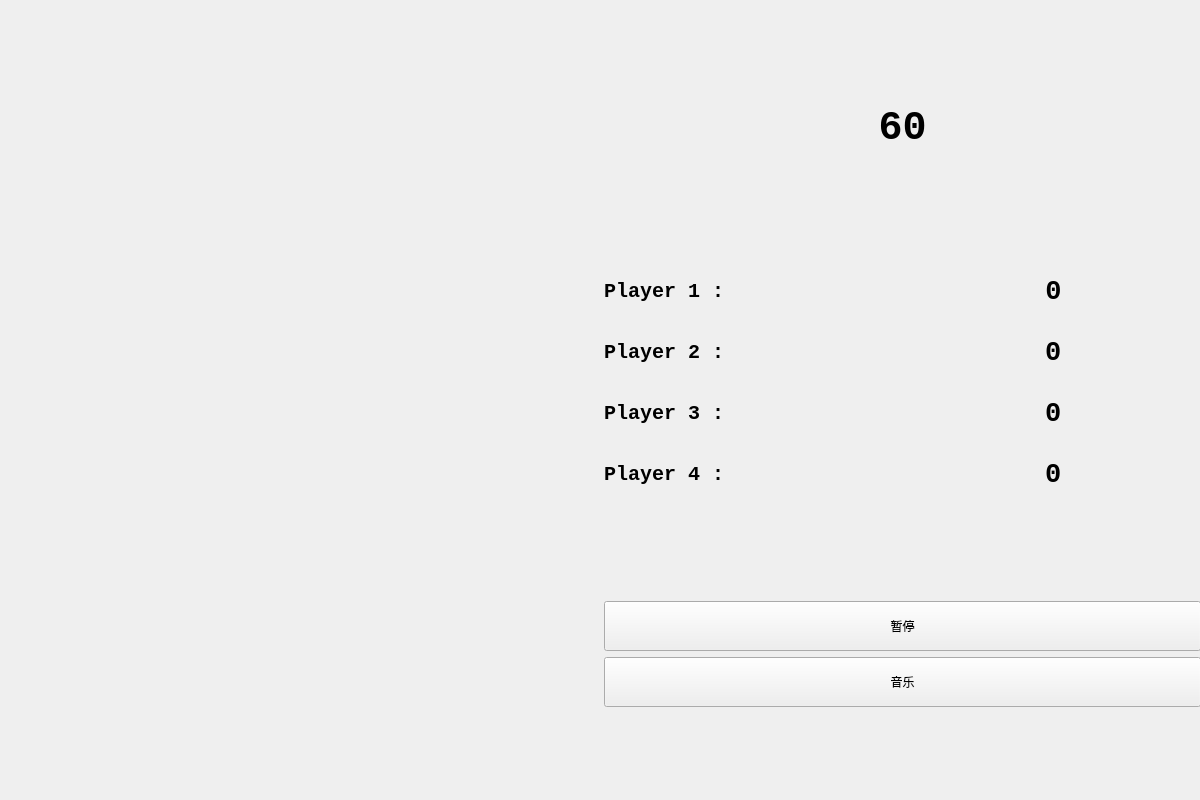
<?xml version="1.0" encoding="UTF-8"?>
<ui version="4.0">
 <class>MainWindow</class>
 <widget class="QMainWindow" name="MainWindow">
  <property name="geometry">
   <rect>
    <x>0</x>
    <y>0</y>
    <width>1200</width>
    <height>800</height>
   </rect>
  </property>
  <property name="windowTitle">
   <string>MainWindow</string>
  </property>
  <widget class="QWidget" name="centralwidget">
   <widget class="QWidget" name="horizontalLayoutWidget_3">
    <property name="geometry">
     <rect>
      <x>0</x>
      <y>0</y>
      <width>1201</width>
      <height>801</height>
     </rect>
    </property>
    <layout class="QHBoxLayout" name="horizontalLayout_0">
     <item>
      <widget class="GameMap" name="widgetGameMap" native="true"/>
     </item>
     <item>
      <layout class="QVBoxLayout" name="verticalLayout">
       <item>
        <spacer name="verticalSpacer">
         <property name="orientation">
          <enum>Qt::Vertical</enum>
         </property>
         <property name="sizeHint" stdset="0">
          <size>
           <width>20</width>
           <height>40</height>
          </size>
         </property>
        </spacer>
       </item>
       <item>
        <widget class="QLabel" name="clock">
         <property name="enabled">
          <bool>true</bool>
         </property>
         <property name="minimumSize">
          <size>
           <width>0</width>
           <height>70</height>
          </size>
         </property>
         <property name="font">
          <font>
           <family>Consolas</family>
           <pointsize>30</pointsize>
           <bold>true</bold>
          </font>
         </property>
         <property name="text">
          <string>&lt;html&gt;&lt;head/&gt;&lt;body&gt;&lt;p align=&quot;center&quot;&gt;60&lt;/p&gt;&lt;/body&gt;&lt;/html&gt;</string>
         </property>
        </widget>
       </item>
       <item>
        <spacer name="verticalSpacer_3">
         <property name="orientation">
          <enum>Qt::Vertical</enum>
         </property>
         <property name="sizeHint" stdset="0">
          <size>
           <width>20</width>
           <height>40</height>
          </size>
         </property>
        </spacer>
       </item>
       <item>
        <layout class="QHBoxLayout" name="horizontalLayout_1">
         <item>
          <widget class="QLabel" name="labelPlayer1">
           <property name="minimumSize">
            <size>
             <width>0</width>
             <height>55</height>
            </size>
           </property>
           <property name="maximumSize">
            <size>
             <width>16777215</width>
             <height>16777215</height>
            </size>
           </property>
           <property name="font">
            <font>
             <family>Consolas</family>
             <pointsize>15</pointsize>
             <bold>true</bold>
            </font>
           </property>
           <property name="text">
            <string>Player 1 :</string>
           </property>
          </widget>
         </item>
         <item>
          <widget class="QLabel" name="labelScore1">
           <property name="enabled">
            <bool>true</bool>
           </property>
           <property name="minimumSize">
            <size>
             <width>0</width>
             <height>55</height>
            </size>
           </property>
           <property name="font">
            <font>
             <family>Consolas</family>
             <pointsize>20</pointsize>
             <bold>true</bold>
            </font>
           </property>
           <property name="text">
            <string>0</string>
           </property>
           <property name="alignment">
            <set>Qt::AlignCenter</set>
           </property>
          </widget>
         </item>
        </layout>
       </item>
       <item>
        <layout class="QHBoxLayout" name="horizontalLayout_2">
         <item>
          <widget class="QLabel" name="labelPlayer2">
           <property name="minimumSize">
            <size>
             <width>0</width>
             <height>55</height>
            </size>
           </property>
           <property name="font">
            <font>
             <family>Consolas</family>
             <pointsize>15</pointsize>
             <bold>true</bold>
            </font>
           </property>
           <property name="text">
            <string>Player 2 :</string>
           </property>
          </widget>
         </item>
         <item alignment="Qt::AlignHCenter">
          <widget class="QLabel" name="labelScore2">
           <property name="minimumSize">
            <size>
             <width>0</width>
             <height>55</height>
            </size>
           </property>
           <property name="font">
            <font>
             <family>Consolas</family>
             <pointsize>20</pointsize>
             <bold>true</bold>
            </font>
           </property>
           <property name="text">
            <string>0</string>
           </property>
          </widget>
         </item>
        </layout>
       </item>
       <item>
        <layout class="QHBoxLayout" name="horizontalLayout_3">
         <item>
          <widget class="QLabel" name="labelPlayer3">
           <property name="minimumSize">
            <size>
             <width>0</width>
             <height>55</height>
            </size>
           </property>
           <property name="font">
            <font>
             <family>Consolas</family>
             <pointsize>15</pointsize>
             <bold>true</bold>
            </font>
           </property>
           <property name="text">
            <string>Player 3 :</string>
           </property>
          </widget>
         </item>
         <item alignment="Qt::AlignHCenter">
          <widget class="QLabel" name="labelScore3">
           <property name="minimumSize">
            <size>
             <width>0</width>
             <height>55</height>
            </size>
           </property>
           <property name="font">
            <font>
             <family>Consolas</family>
             <pointsize>20</pointsize>
             <bold>true</bold>
            </font>
           </property>
           <property name="text">
            <string>0</string>
           </property>
          </widget>
         </item>
        </layout>
       </item>
       <item>
        <layout class="QHBoxLayout" name="horizontalLayout_4">
         <item>
          <widget class="QLabel" name="labelPlayer4">
           <property name="minimumSize">
            <size>
             <width>0</width>
             <height>55</height>
            </size>
           </property>
           <property name="font">
            <font>
             <family>Consolas</family>
             <pointsize>15</pointsize>
             <bold>true</bold>
            </font>
           </property>
           <property name="text">
            <string>Player 4 :</string>
           </property>
          </widget>
         </item>
         <item alignment="Qt::AlignHCenter">
          <widget class="QLabel" name="labelScore4">
           <property name="minimumSize">
            <size>
             <width>0</width>
             <height>55</height>
            </size>
           </property>
           <property name="font">
            <font>
             <family>Consolas</family>
             <pointsize>20</pointsize>
             <bold>true</bold>
            </font>
           </property>
           <property name="text">
            <string>0</string>
           </property>
          </widget>
         </item>
        </layout>
       </item>
       <item>
        <spacer name="verticalSpacer_2">
         <property name="orientation">
          <enum>Qt::Vertical</enum>
         </property>
         <property name="sizeHint" stdset="0">
          <size>
           <width>20</width>
           <height>40</height>
          </size>
         </property>
        </spacer>
       </item>
       <item>
        <widget class="QPushButton" name="stopButton">
         <property name="minimumSize">
          <size>
           <width>0</width>
           <height>50</height>
          </size>
         </property>
         <property name="text">
          <string>暂停</string>
         </property>
        </widget>
       </item>
       <item>
        <widget class="QPushButton" name="musicButton">
         <property name="minimumSize">
          <size>
           <width>0</width>
           <height>50</height>
          </size>
         </property>
         <property name="text">
          <string>音乐</string>
         </property>
        </widget>
       </item>
       <item>
        <spacer name="verticalSpacer_1">
         <property name="orientation">
          <enum>Qt::Vertical</enum>
         </property>
         <property name="sizeHint" stdset="0">
          <size>
           <width>20</width>
           <height>40</height>
          </size>
         </property>
        </spacer>
       </item>
      </layout>
     </item>
    </layout>
   </widget>
  </widget>
 </widget>
 <customwidgets>
  <customwidget>
   <class>GameMap</class>
   <extends>QWidget</extends>
   <header location="global">GameMap.h</header>
   <container>1</container>
  </customwidget>
 </customwidgets>
 <resources/>
 <connections/>
</ui>
